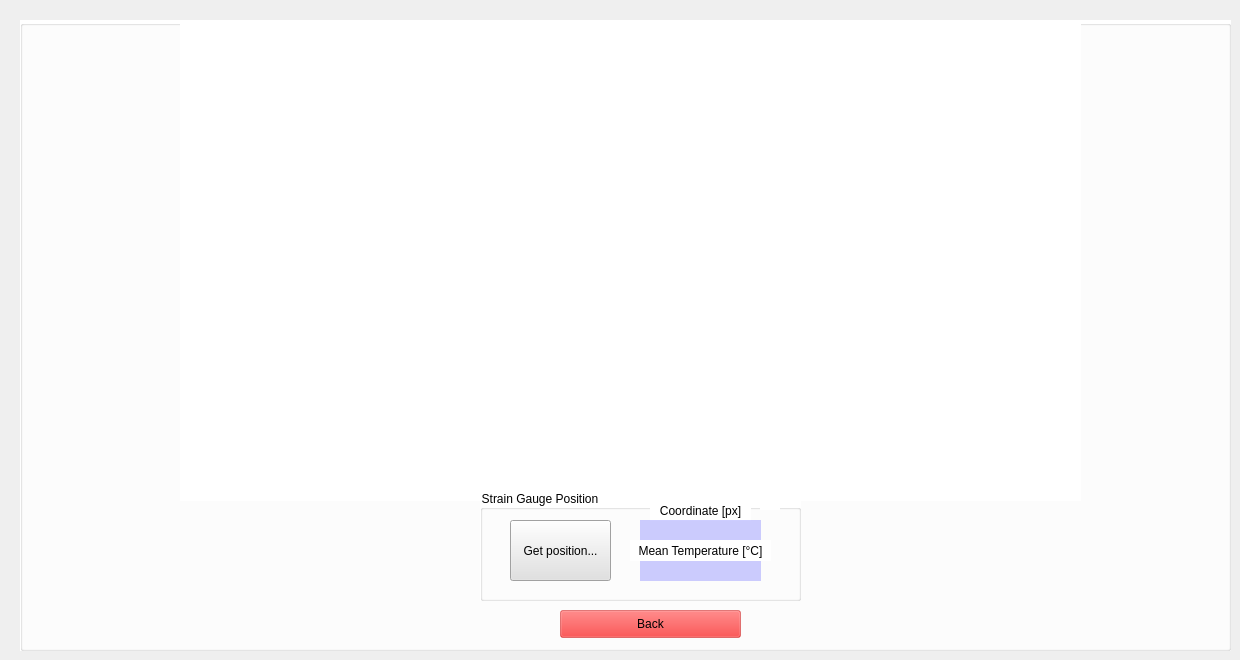
        <widget class="QWidget" name="page_10">
         <widget class="QGroupBox" name="groupBox_6">
          <property name="geometry">
           <rect>
            <x>20</x>
            <y>20</y>
            <width>1211</width>
            <height>631</height>
           </rect>
          </property>
          <property name="styleSheet">
           <string notr="true">background-color: rgb(255, 255, 255);</string>
          </property>
          <property name="title">
           <string/>
          </property>
          <widget class="MplWidget" name="mpl_4" native="true">
           <property name="geometry">
            <rect>
             <x>160</x>
             <y>0</y>
             <width>901</width>
             <height>481</height>
            </rect>
           </property>
           <property name="cursor">
            <cursorShape>CrossCursor</cursorShape>
           </property>
          </widget>
          <widget class="QPushButton" name="pushButton_2">
           <property name="geometry">
            <rect>
             <x>540</x>
             <y>590</y>
             <width>181</width>
             <height>28</height>
            </rect>
           </property>
           <property name="styleSheet">
            <string notr="true">background-color: rgba(255, 0, 0, 100);</string>
           </property>
           <property name="text">
            <string>Back</string>
           </property>
          </widget>
          <widget class="QGroupBox" name="groupBox_2">
           <property name="geometry">
            <rect>
             <x>460</x>
             <y>470</y>
             <width>321</width>
             <height>111</height>
            </rect>
           </property>
           <property name="title">
            <string>Strain Gauge Position</string>
           </property>
           <widget class="QPushButton" name="pushButton_3">
            <property name="geometry">
             <rect>
              <x>30</x>
              <y>30</y>
              <width>101</width>
              <height>61</height>
             </rect>
            </property>
            <property name="font">
             <font>
              <weight>50</weight>
              <bold>false</bold>
             </font>
            </property>
            <property name="styleSheet">
             <string notr="true">background-color: rgb(225, 225, 225);</string>
            </property>
            <property name="text">
             <string>Get position...</string>
            </property>
            <property name="shortcut">
             <string/>
            </property>
           </widget>
           <widget class="QLabel" name="label_13">
            <property name="geometry">
             <rect>
              <x>170</x>
              <y>10</y>
              <width>101</width>
              <height>21</height>
             </rect>
            </property>
            <property name="font">
             <font>
              <weight>50</weight>
              <bold>false</bold>
             </font>
            </property>
            <property name="layoutDirection">
             <enum>Qt::LeftToRight</enum>
            </property>
            <property name="text">
             <string>Coordinate [px]</string>
            </property>
            <property name="alignment">
             <set>Qt::AlignCenter</set>
            </property>
           </widget>
           <widget class="QTextBrowser" name="coordinate_text">
            <property name="geometry">
             <rect>
              <x>160</x>
              <y>30</y>
              <width>121</width>
              <height>21</height>
             </rect>
            </property>
            <property name="font">
             <font>
              <weight>50</weight>
              <bold>false</bold>
             </font>
            </property>
            <property name="styleSheet">
             <string notr="true">background-color: rgba(0, 0, 255, 50);</string>
            </property>
            <property name="frameShape">
             <enum>QFrame::NoFrame</enum>
            </property>
            <property name="verticalScrollBarPolicy">
             <enum>Qt::ScrollBarAlwaysOff</enum>
            </property>
            <property name="horizontalScrollBarPolicy">
             <enum>Qt::ScrollBarAlwaysOff</enum>
            </property>
           </widget>
           <widget class="QTextBrowser" name="temperature_text">
            <property name="geometry">
             <rect>
              <x>160</x>
              <y>70</y>
              <width>121</width>
              <height>21</height>
             </rect>
            </property>
            <property name="font">
             <font>
              <weight>50</weight>
              <bold>false</bold>
             </font>
            </property>
            <property name="styleSheet">
             <string notr="true">background-color: rgba(0, 0, 255, 50);</string>
            </property>
            <property name="frameShape">
             <enum>QFrame::NoFrame</enum>
            </property>
            <property name="frameShadow">
             <enum>QFrame::Raised</enum>
            </property>
            <property name="verticalScrollBarPolicy">
             <enum>Qt::ScrollBarAlwaysOff</enum>
            </property>
            <property name="horizontalScrollBarPolicy">
             <enum>Qt::ScrollBarAlwaysOff</enum>
            </property>
            <property name="acceptRichText">
             <bool>false</bool>
            </property>
           </widget>
           <widget class="QLabel" name="label_26">
            <property name="geometry">
             <rect>
              <x>150</x>
              <y>50</y>
              <width>141</width>
              <height>21</height>
             </rect>
            </property>
            <property name="font">
             <font>
              <weight>50</weight>
              <bold>false</bold>
             </font>
            </property>
            <property name="layoutDirection">
             <enum>Qt::LeftToRight</enum>
            </property>
            <property name="text">
             <string>Mean Temperature [°C]</string>
            </property>
            <property name="alignment">
             <set>Qt::AlignCenter</set>
            </property>
           </widget>
           <widget class="QLabel" name="verification_position">
            <property name="geometry">
             <rect>
              <x>280</x>
              <y>0</y>
              <width>20</width>
              <height>20</height>
             </rect>
            </property>
            <property name="autoFillBackground">
             <bool>false</bool>
            </property>
            <property name="text">
             <string/>
            </property>
            <property name="scaledContents">
             <bool>true</bool>
            </property>
            <property name="alignment">
             <set>Qt::AlignCenter</set>
            </property>
           </widget>
          </widget>
         </widget>
        </widget>
